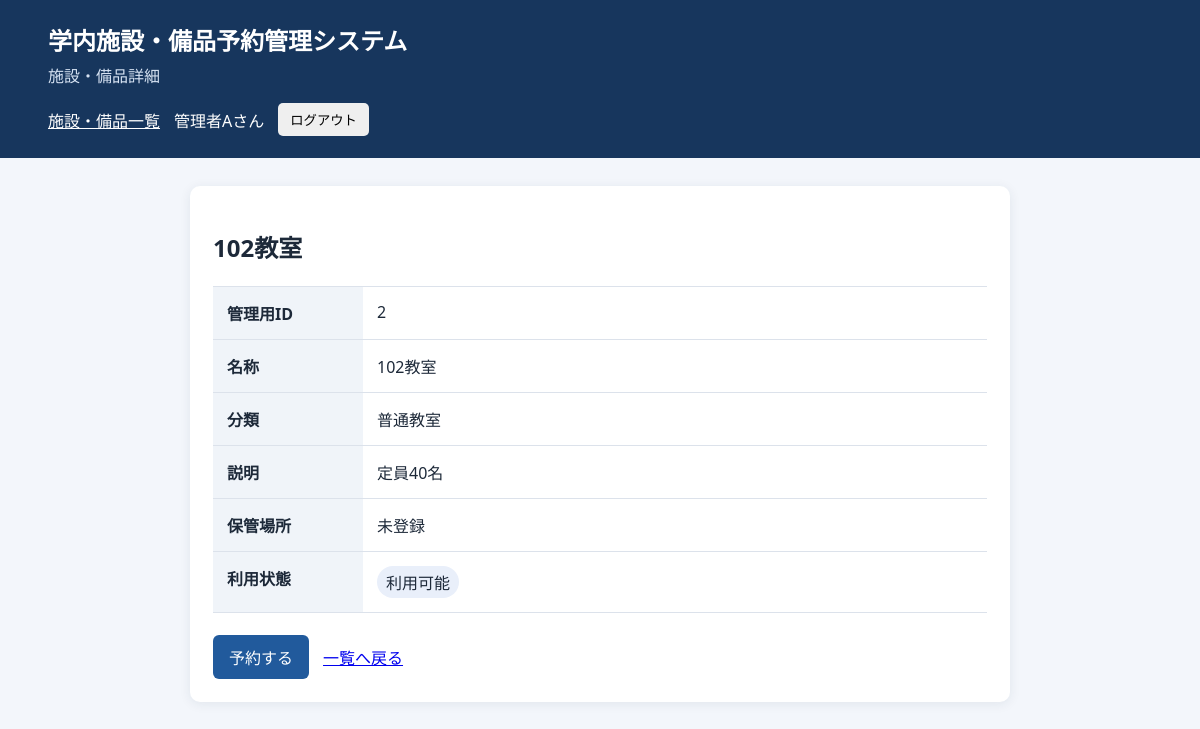
Page /item_detail.php?id=2 (signed in) on the committed database.
### tables this page shows
CREATE TABLE IF NOT EXISTS users (
  id INT UNSIGNED NOT NULL AUTO_INCREMENT,
  name VARCHAR(100) NOT NULL,
  email VARCHAR(255) NOT NULL,
  password VARCHAR(255) NOT NULL,
  role ENUM('user','admin') NOT NULL DEFAULT 'user',
  PRIMARY KEY (id),
  UNIQUE KEY uq_users_email (email)
);

CREATE TABLE IF NOT EXISTS items (
  id INT UNSIGNED NOT NULL AUTO_INCREMENT,
  category_id INT UNSIGNED NOT NULL,
  name VARCHAR(100) NOT NULL,
  description TEXT NULL,
  storage_location VARCHAR(255) NULL,
  status ENUM('available','maintenance','inactive') NOT NULL DEFAULT 'available',
  PRIMARY KEY (id),
  KEY idx_items_category (category_id),
  CONSTRAINT fk_items_category FOREIGN KEY (category_id)
    REFERENCES categories(id) ON UPDATE CASCADE ON DELETE RESTRICT
);

CREATE TABLE IF NOT EXISTS categories (
  id INT UNSIGNED NOT NULL AUTO_INCREMENT,
  name VARCHAR(100) NOT NULL,
  PRIMARY KEY (id),
  UNIQUE KEY uq_categories_name (name)
);

### public/item_detail.php (the view, shortened to what this page needs)
<?php
function e(mixed $value): string
{
    return htmlspecialchars(
        (string) ($value ?? ''),
        ENT_QUOTES | ENT_SUBSTITUTE,
        'UTF-8'
    );
}
function status_label(string $status): string
{
    return [
        'available' => '利用可能',
        'maintenance' => 'メンテナンス',
        'inactive' => '利用停止',
    ][$status] ?? $status;
}
$item = null;
$currentUser = null;
$error = null;
$notFound = false;
$idInput = $_GET['id'] ?? '';
if (!is_string($idInput) || !ctype_digit($idInput) || (int) $idInput < 1) {
    http_response_code(404);
    $notFound = true;
} else {
    try {
        $pdo = new PDO(
            'mysql:host=' . getenv('DB_HOST')
                . ';dbname=' . getenv('DB_NAME')
                . ';charset=utf8mb4',
            (string) getenv('DB_USER'),
            (string) getenv('DB_PASSWORD'),
            [
                PDO::ATTR_ERRMODE => PDO::ERRMODE_EXCEPTION,
                PDO::ATTR_DEFAULT_FETCH_MODE => PDO::FETCH_ASSOC,
                PDO::ATTR_EMULATE_PREPARES => false,
            ]
        );
        if (!empty($_SESSION['uid'])) {
            $userStatement = $pdo->prepare(
                'SELECT id, name, role FROM users WHERE id = ?'
            );
            $userStatement->execute([(int) $_SESSION['uid']]);
            $currentUser = $userStatement->fetch() ?: null;
        }
        $itemStatement = $pdo->prepare(
            'SELECT i.id, i.name, i.description, i.status,'
                . ' c.name AS category_name, NULL AS storage_location'
                . ' FROM items i'
                . ' JOIN categories c ON c.id = i.category_id'
                . ' WHERE i.id = ?'
        );
        $itemStatement->execute([(int) $idInput]);
        $item = $itemStatement->fetch() ?: null;
    } catch (PDOException) {
        http_response_code(500);
        $error = '施設・備品の詳細を取得できませんでした。時間をおいて再度お試しください。';
    }
}
$isAdmin = ($currentUser['role'] ?? null) === 'admin';
?>
<!doctype html>
<html lang="ja">
<head>
</head>
<body>
<header>
  <h1>学内施設・備品予約管理システム</h1>
  <p>施設・備品詳細</p>
  <nav>
    <a href="/items.php">施設・備品一覧</a>
    <?php if ($currentUser): ?>
      <span><?= e($currentUser['name']) ?>さん</span>
      <form method="post" action="/logout.php">
        <button type="submit">ログアウト</button>
      </form>
    <?php else: ?>
      <a href="/login.php">ログイン</a>
    <?php endif; ?>
  </nav>
</header>
<main>
  <section class="card">
    <?php if ($error): ?>
      <h2>エラー</h2>
      <p class="alert" role="alert"><?= e($error) ?></p>
    <?php elseif ($notFound): ?>
      <h2>施設・備品が見つかりません</h2>
      <p class="alert" role="alert">指定された施設・備品は存在しないか、利用できません。</p>
    <?php else: ?>
      <h2><?= e($item['name']) ?></h2>
      <dl class="details">
        <?php if ($isAdmin): ?>
          <dt>管理用ID</dt>
          <dd><?= e($item['id']) ?></dd>
        <?php endif; ?>
        <dt>名称</dt>
        <dd><?= e($item['name']) ?></dd>
        <dt>分類</dt>
        <dd><?= e($item['category_name']) ?></dd>
        <dt>説明</dt>
        <dd><?= e($item['description'] ?: '未登録') ?></dd>
        <dt>保管場所</dt>
        <dd><?= e($item['storage_location'] ?: '未登録') ?></dd>
        <dt>利用状態</dt>
        <dd><span class="pill"><?= e(status_label((string) $item['status'])) ?></span></dd>
      </dl>
      <div class="actions">
        <?php if ($item['status'] === 'available' && $currentUser): ?>
          <a class="button" href="/rese_request.php?id=<?= e($item['id']) ?>">予約する</a>
        <?php elseif ($item['status'] === 'available'): ?>
          <a class="button" href="/login.php">ログインして予約する</a>
        <?php else: ?>
          <span class="muted">現在、この施設・備品は予約できません。</span>
        <?php endif; ?>
        <a href="/items.php">一覧へ戻る</a>
      </div>
    <?php endif; ?>
  </section>
</main>
</body>
</html>

### public/item_detail.php (style rules this page uses)
:root { font-family: system-ui, -apple-system, "Yu Gothic", Meiryo, sans-serif; color: #1d2939; background: #f3f6fb; }
* { box-sizing: border-box; }
body { margin: 0; }
header { background: #17365d; color: white; padding: 22px max(4vw, 20px); }
header h1 { margin: 0 0 6px; font-size: 1.5rem; }
header p { margin: 0; color: #d7e3f3; }
nav { display: flex; gap: 14px; margin-top: 16px; align-items: center; flex-wrap: wrap; }
nav a { color: white; }
nav form { margin: 0; }
nav button { padding: 7px 12px; border: 0; border-radius: 5px; cursor: pointer; }
main { max-width: 860px; margin: 28px auto; padding: 0 20px; }
.card { background: white; padding: 23px; border-radius: 10px; box-shadow: 0 2px 12px #182e4615; }
.details { display: grid; grid-template-columns: 150px minmax(0, 1fr); margin: 22px 0; border-top: 1px solid #dce2eb; }
.details dt, .details dd { margin: 0; padding: 14px; border-bottom: 1px solid #dce2eb; }
.details dt { background: #f0f4f9; font-weight: 700; }
.details dd { white-space: pre-wrap; overflow-wrap: anywhere; }
.pill { display: inline-block; padding: 4px 9px; border-radius: 20px; background: #e9effa; }
.actions { display: flex; gap: 14px; align-items: center; flex-wrap: wrap; }
.button { display: inline-block; padding: 10px 16px; border-radius: 6px; background: #215a9c; color: white; text-decoration: none; }

### rows in the picture
users: name "管理者A"
items: name "102教室", id "2", category.name "普通教室", description "定員40名", status "利用可能"

### other values in the picture
$item['storage_location'] ?: '未登録' "未登録"
